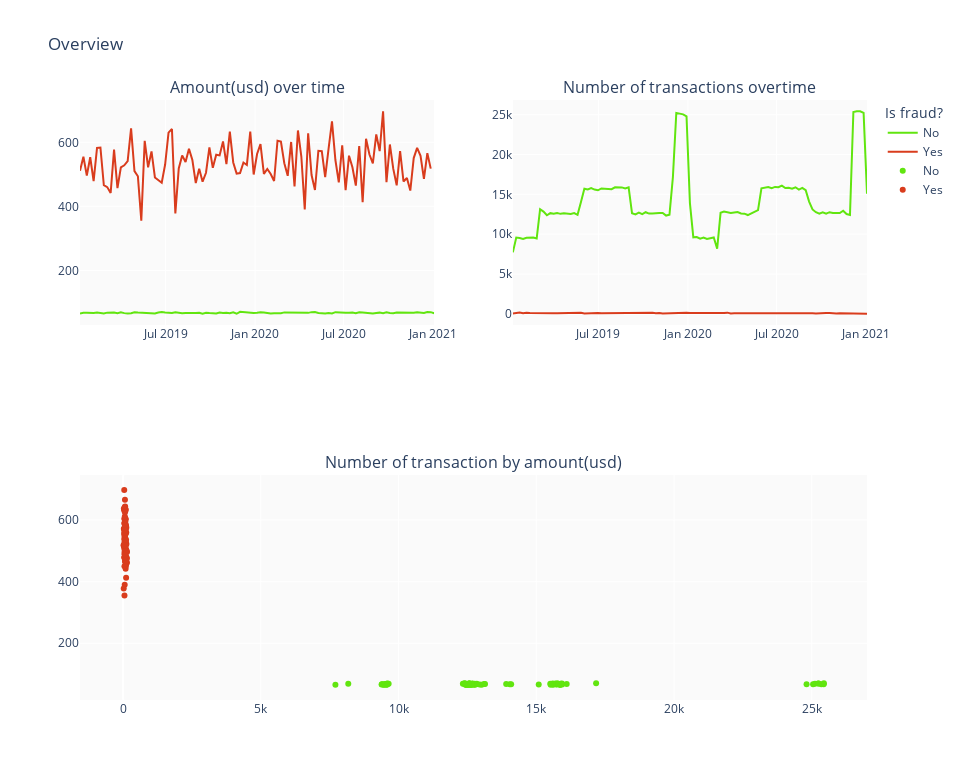

Write notebook code for a chart like this one.
### Code cell
fig = make_subplots(rows=2, cols=2,
                    specs=[
                        [{}, {}],
                        [{"colspan":2}, None]
                    ],
                    subplot_titles=("Amount(usd) over time", "Number of transactions overtime",
                                    "Number of transaction by amount(usd)")
                   )

ntraces = add_traces(df=df_,x='transaction_time',y='amount(usd)',hue='is_fraud',mode='lines',
                    showlegend=True, cmap=['#61E50F','#D93C1D'])

for trace in ntraces:
    fig.add_trace(
        trace,
        row=1,col=1
    )
    
ntraces = add_traces(df=df_,x='transaction_time',y='transaction_id',hue='is_fraud',mode='lines',
                    showlegend=False, cmap=['#61E50F','#D93C1D'])
for trace in ntraces:
    fig.add_trace(
        trace,
        row=1,col=2
    )

ntraces = add_traces(df=df_,x='transaction_id',y='amount(usd)',hue='is_fraud',mode='markers',
                    showlegend=True, cmap=['#61E50F','#D93C1D'])
for trace in ntraces:
    fig.add_trace(
        trace,
        row=2,col=1
    )

fig.update_layout(height=780,
                  width=960,
                  legend=dict(title='Is fraud?'),
                  plot_bgcolor='#fafafa',
                  title='Overview'
                 )

fig.show()
